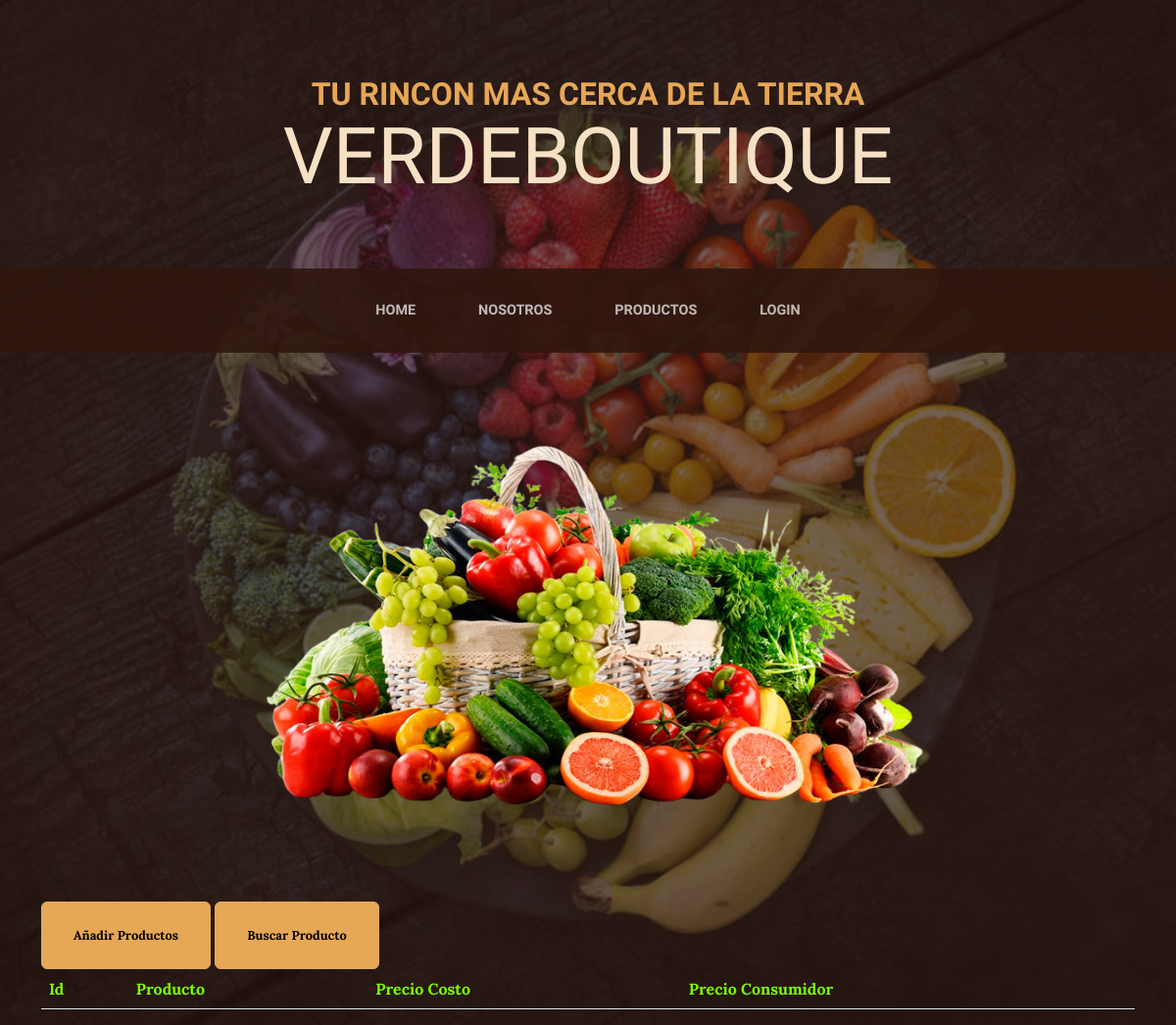
Before: /Tienda/Productos/ with the older database file.
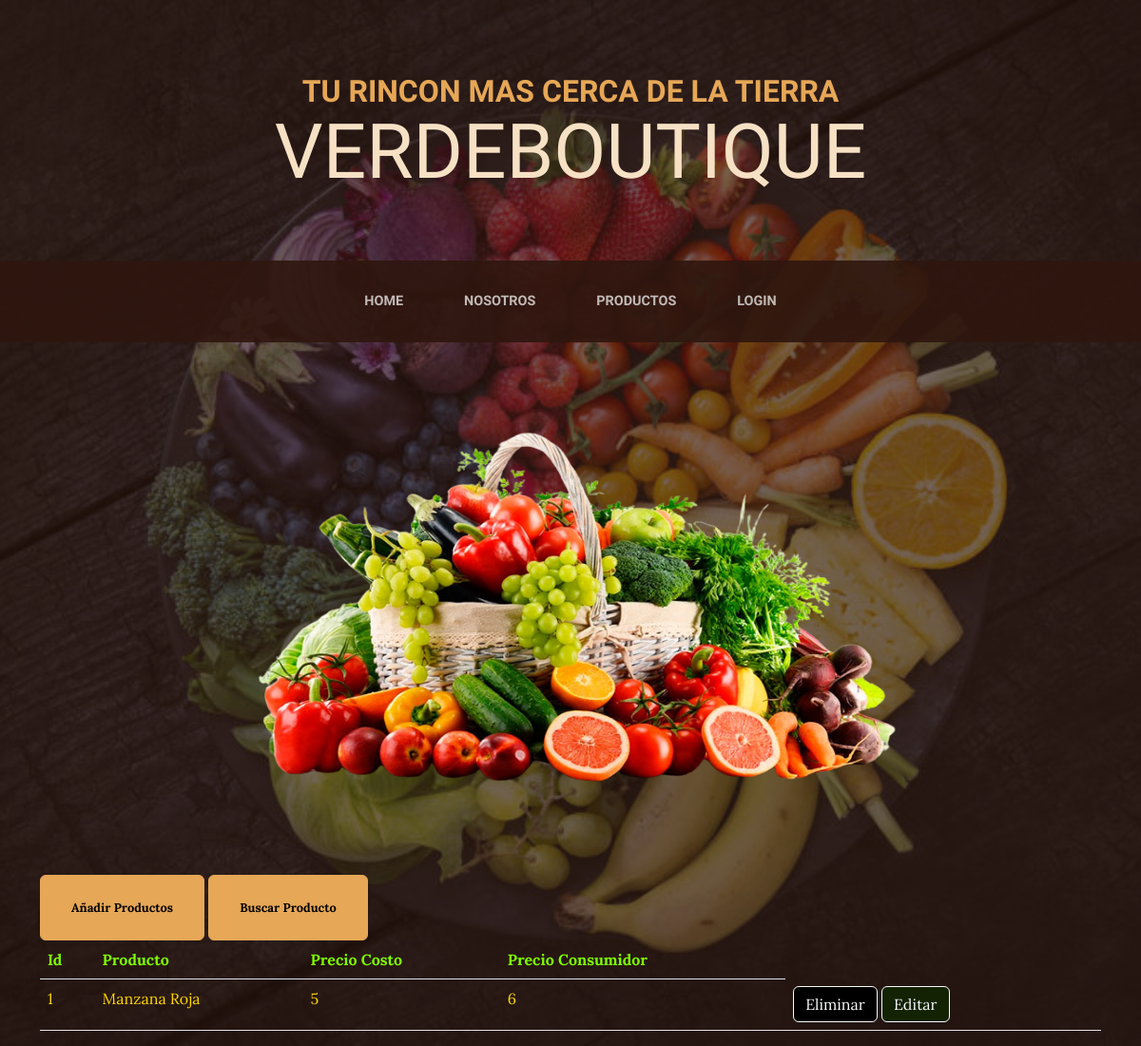
After: the same page with the newer database file.
### Tienda/models.py (models this page shows)
class Productos(models.Model):
    Prod_name = models.CharField(max_length=50)
    Prod_cost = models.IntegerField()
    Prod_sale = models.IntegerField()
    def __str__(self):
        return f"{self.Prod_name} {self.Prod_cost} {self.Prod_sale}"

### Tienda/views.py (the view)
# urls.py: path("Productos/", views.ver_producto, name='Products'),
def ver_producto(request):
    productos = Productos.objects.all()
    dicc = {"productos": productos}
    print("contenido de productos")
    for producto in productos:
        print(producto.id, producto.Prod_name, producto.Prod_cost, producto.Prod_sale)
    print("contendio dee dicc")
    print(dicc)
    plantilla = loader.get_template("productos.html")
    documento = plantilla.render(dicc)
    print("contenido dede documento")
    print(documento)
    return HttpResponse(documento)

### Tienda/template/productos.html (shortened to what this page needs)
{%extends 'home.html'%}
{%load static%}
{%block contenido%}
        <div class="container" style="margin:auto">
            <a class="btn btn-primary btn-xl" style="margin: auto;" href="{%url 'Nuevo'%}">Añadir Productos</a>
            <a class="btn btn-primary btn-xl" style="margin: auto;" href="{%url 'Buscar'%}">Buscar Producto</a>
            <table class="table">
                <thead>
                    <tr>
                        <th scope="col" style="color: chartreuse;">Id</th>
                        <th scope="col" style="color: chartreuse;">Producto</th>
                        <th scope="col" style="color: chartreuse;">Precio Costo</th>
                        <th scope="col" style="color: chartreuse;">Precio Consumidor</th>
                    </tr>
                </thead>
                <tbody>
                    {%for n in productos%}
                    <tr>
                        <td style="color: gold;">{{n.id}}</td>
                        <td style="color: gold;">{{n.Prod_name}}</td>
                        <td style="color: gold;">{{n.Prod_cost}}</td>
                        <td style="color: gold;">{{n.Prod_sale}}</td>
                        <td>
                        <a type="button" class="btn btn-outline-light" style="background-color: black;" href="{%url 'eliminar_producto' n.id%}">Eliminar</a>
                        <a type="button" class="btn btn-outline-light" style="background-color: rgb(18, 34, 2);" href="{%url 'editar_producto' n.id%}">Editar</a>
                        </td>
                    </tr>
                    {%endfor%}
                </tbody>
            </table>
    </div>
{%endblock%}
{%block encabezado%}
<section class="page-section clearfix">
    <div class="container">
        <div class="" style="text-align: center;">
            <img class="img-fluid mb-3 mb-lg-0 rounded" src="{% static 'Tienda/assets/img/puesto2.png' %}" alt="..." style="width: 700px; height:400px;" />
</section>
{%endblock%}

Changed rows visible on the page:
added Productos: id "1", Prod_name "Manzana Roja", Prod_cost "5", Prod_sale "6"
